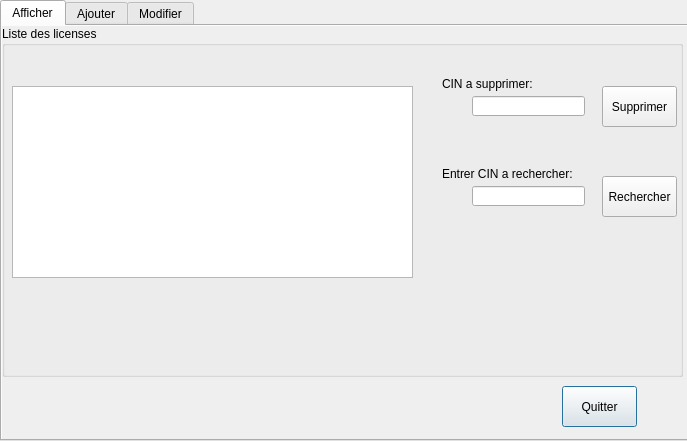
<?xml version="1.0" encoding="UTF-8"?>
<ui version="4.0">
 <class>projet_button</class>
 <widget class="QDialog" name="projet_button">
  <property name="geometry">
   <rect>
    <x>0</x>
    <y>0</y>
    <width>687</width>
    <height>441</height>
   </rect>
  </property>
  <property name="windowTitle">
   <string>Dialog</string>
  </property>
  <widget class="QLabel" name="label_23">
   <property name="geometry">
    <rect>
     <x>0</x>
     <y>370</y>
     <width>61</width>
     <height>121</height>
    </rect>
   </property>
   <property name="frameShadow">
    <enum>QFrame::Plain</enum>
   </property>
   <property name="text">
    <string>.</string>
   </property>
  </widget>
  <widget class="QTabWidget" name="tabWidget_license_2">
   <property name="geometry">
    <rect>
     <x>0</x>
     <y>0</y>
     <width>691</width>
     <height>441</height>
    </rect>
   </property>
   <property name="autoFillBackground">
    <bool>true</bool>
   </property>
   <property name="currentIndex">
    <number>0</number>
   </property>
   <widget class="QWidget" name="Afficher_2">
    <property name="autoFillBackground">
     <bool>true</bool>
    </property>
    <attribute name="title">
     <string>Afficher</string>
    </attribute>
    <widget class="QPushButton" name="pushButton_quit_projet">
     <property name="geometry">
      <rect>
       <x>560</x>
       <y>360</y>
       <width>75</width>
       <height>41</height>
      </rect>
     </property>
     <property name="text">
      <string>Quitter</string>
     </property>
    </widget>
    <widget class="QGroupBox" name="groupBox_3">
     <property name="geometry">
      <rect>
       <x>0</x>
       <y>0</y>
       <width>681</width>
       <height>351</height>
      </rect>
     </property>
     <property name="title">
      <string>Liste des licenses</string>
     </property>
     <widget class="QPushButton" name="pushButton_sup_projet">
      <property name="geometry">
       <rect>
        <x>600</x>
        <y>60</y>
        <width>75</width>
        <height>41</height>
       </rect>
      </property>
      <property name="text">
       <string>Supprimer</string>
      </property>
     </widget>
     <widget class="QTableView" name="tableView_projet">
      <property name="geometry">
       <rect>
        <x>10</x>
        <y>60</y>
        <width>401</width>
        <height>192</height>
       </rect>
      </property>
     </widget>
     <widget class="QLabel" name="label_projet">
      <property name="geometry">
       <rect>
        <x>440</x>
        <y>50</y>
        <width>91</width>
        <height>16</height>
       </rect>
      </property>
      <property name="text">
       <string>CIN a supprimer:</string>
      </property>
     </widget>
     <widget class="QLineEdit" name="lineEdit_CINsup_projet">
      <property name="geometry">
       <rect>
        <x>470</x>
        <y>70</y>
        <width>113</width>
        <height>20</height>
       </rect>
      </property>
     </widget>
     <widget class="QLineEdit" name="lineEdit_CINrec_projet">
      <property name="geometry">
       <rect>
        <x>470</x>
        <y>160</y>
        <width>113</width>
        <height>20</height>
       </rect>
      </property>
     </widget>
     <widget class="QPushButton" name="pushButton_rec_projet">
      <property name="geometry">
       <rect>
        <x>600</x>
        <y>150</y>
        <width>75</width>
        <height>41</height>
       </rect>
      </property>
      <property name="text">
       <string>Rechercher</string>
      </property>
     </widget>
     <widget class="QLabel" name="label_projet_2">
      <property name="geometry">
       <rect>
        <x>440</x>
        <y>140</y>
        <width>131</width>
        <height>16</height>
       </rect>
      </property>
      <property name="text">
       <string>Entrer CIN a rechercher:</string>
      </property>
     </widget>
    </widget>
   </widget>
   <widget class="QWidget" name="Ajouter_2">
    <property name="autoFillBackground">
     <bool>true</bool>
    </property>
    <attribute name="title">
     <string>Ajouter</string>
    </attribute>
    <widget class="QGroupBox" name="groupBox_projet">
     <property name="geometry">
      <rect>
       <x>0</x>
       <y>0</y>
       <width>691</width>
       <height>391</height>
      </rect>
     </property>
     <property name="title">
      <string>Ajouter une license</string>
     </property>
     <widget class="QLabel" name="label_projet_4">
      <property name="geometry">
       <rect>
        <x>30</x>
        <y>30</y>
        <width>47</width>
        <height>13</height>
       </rect>
      </property>
      <property name="text">
       <string>CIN</string>
      </property>
     </widget>
     <widget class="QLabel" name="label_projet_5">
      <property name="geometry">
       <rect>
        <x>30</x>
        <y>80</y>
        <width>47</width>
        <height>13</height>
       </rect>
      </property>
      <property name="text">
       <string>Nom</string>
      </property>
     </widget>
     <widget class="QLabel" name="label_projet_6">
      <property name="geometry">
       <rect>
        <x>30</x>
        <y>130</y>
        <width>47</width>
        <height>13</height>
       </rect>
      </property>
      <property name="text">
       <string>Prenom</string>
      </property>
     </widget>
     <widget class="QPushButton" name="pushButton_Ajouter_projet">
      <property name="geometry">
       <rect>
        <x>230</x>
        <y>200</y>
        <width>211</width>
        <height>81</height>
       </rect>
      </property>
      <property name="text">
       <string>Ajouter</string>
      </property>
     </widget>
     <widget class="QLineEdit" name="lineEdit_CIN_projet">
      <property name="geometry">
       <rect>
        <x>90</x>
        <y>30</y>
        <width>113</width>
        <height>20</height>
       </rect>
      </property>
     </widget>
     <widget class="QLineEdit" name="lineEdit_Nom_projet">
      <property name="geometry">
       <rect>
        <x>90</x>
        <y>80</y>
        <width>113</width>
        <height>20</height>
       </rect>
      </property>
     </widget>
     <widget class="QLineEdit" name="lineEdit_Pr_projet">
      <property name="geometry">
       <rect>
        <x>90</x>
        <y>130</y>
        <width>113</width>
        <height>20</height>
       </rect>
      </property>
     </widget>
     <widget class="QLabel" name="label_projet_7">
      <property name="geometry">
       <rect>
        <x>350</x>
        <y>30</y>
        <width>81</width>
        <height>16</height>
       </rect>
      </property>
      <property name="text">
       <string>Nom du licenses:</string>
      </property>
     </widget>
     <widget class="QLineEdit" name="lineEdit_nl_projet">
      <property name="geometry">
       <rect>
        <x>440</x>
        <y>30</y>
        <width>113</width>
        <height>20</height>
       </rect>
      </property>
     </widget>
     <widget class="QLabel" name="label_projet_8">
      <property name="geometry">
       <rect>
        <x>390</x>
        <y>90</y>
        <width>47</width>
        <height>13</height>
       </rect>
      </property>
      <property name="text">
       <string>E-mail:</string>
      </property>
     </widget>
     <widget class="QLineEdit" name="lineEdit_mail_projet">
      <property name="geometry">
       <rect>
        <x>440</x>
        <y>90</y>
        <width>113</width>
        <height>20</height>
       </rect>
      </property>
     </widget>
    </widget>
   </widget>
   <widget class="QWidget" name="Modifier">
    <attribute name="title">
     <string>Modifier</string>
    </attribute>
    <widget class="QGroupBox" name="groupBox_projet_2">
     <property name="geometry">
      <rect>
       <x>0</x>
       <y>0</y>
       <width>691</width>
       <height>411</height>
      </rect>
     </property>
     <property name="title">
      <string>Modifier</string>
     </property>
     <widget class="QLabel" name="label_projet_9">
      <property name="geometry">
       <rect>
        <x>30</x>
        <y>30</y>
        <width>47</width>
        <height>13</height>
       </rect>
      </property>
      <property name="text">
       <string>CIN</string>
      </property>
     </widget>
     <widget class="QLabel" name="label_projet_10">
      <property name="geometry">
       <rect>
        <x>30</x>
        <y>80</y>
        <width>47</width>
        <height>13</height>
       </rect>
      </property>
      <property name="text">
       <string>Nom</string>
      </property>
     </widget>
     <widget class="QLabel" name="label_projet_11">
      <property name="geometry">
       <rect>
        <x>30</x>
        <y>130</y>
        <width>47</width>
        <height>13</height>
       </rect>
      </property>
      <property name="text">
       <string>Prenom</string>
      </property>
     </widget>
     <widget class="QLineEdit" name="lineEdit_CIN_projet_2">
      <property name="geometry">
       <rect>
        <x>90</x>
        <y>30</y>
        <width>113</width>
        <height>20</height>
       </rect>
      </property>
     </widget>
     <widget class="QLineEdit" name="lineEdit_Nom_projet_2">
      <property name="geometry">
       <rect>
        <x>90</x>
        <y>80</y>
        <width>113</width>
        <height>20</height>
       </rect>
      </property>
     </widget>
     <widget class="QLineEdit" name="lineEdit_Pr_projet_2">
      <property name="geometry">
       <rect>
        <x>90</x>
        <y>130</y>
        <width>113</width>
        <height>20</height>
       </rect>
      </property>
     </widget>
     <widget class="QLabel" name="label_projet_12">
      <property name="geometry">
       <rect>
        <x>350</x>
        <y>30</y>
        <width>81</width>
        <height>16</height>
       </rect>
      </property>
      <property name="text">
       <string>Nom du licenses:</string>
      </property>
     </widget>
     <widget class="QLineEdit" name="lineEdit_nl_projet_2">
      <property name="geometry">
       <rect>
        <x>440</x>
        <y>30</y>
        <width>113</width>
        <height>20</height>
       </rect>
      </property>
     </widget>
     <widget class="QLabel" name="label_projet_13">
      <property name="geometry">
       <rect>
        <x>390</x>
        <y>90</y>
        <width>47</width>
        <height>13</height>
       </rect>
      </property>
      <property name="text">
       <string>E-mail:</string>
      </property>
     </widget>
     <widget class="QLineEdit" name="lineEdit_mail_projet_2">
      <property name="geometry">
       <rect>
        <x>440</x>
        <y>90</y>
        <width>113</width>
        <height>20</height>
       </rect>
      </property>
     </widget>
     <widget class="QPushButton" name="pushButton_mod_projet_2">
      <property name="geometry">
       <rect>
        <x>210</x>
        <y>200</y>
        <width>211</width>
        <height>81</height>
       </rect>
      </property>
      <property name="text">
       <string>Modifier</string>
      </property>
     </widget>
    </widget>
   </widget>
  </widget>
 </widget>
 <resources/>
 <connections/>
</ui>
